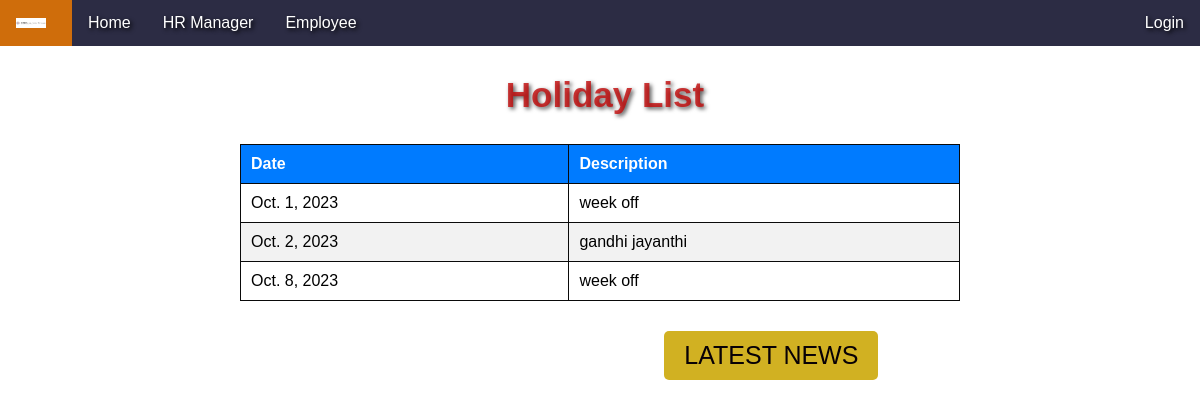
The page /holiday_list/ on the database its author committed.
### hr_app/models.py (models this page shows, shortened)
class Holiday(models.Model):
    date = models.DateField()
    description = models.TextField()

### hr_app/views.py (the view)
# urls.py: path('holiday_list/', views.holiday_list, name='List'),
def holiday_list(request):
    holidays = models.Holiday.objects.all().order_by('date')
    return render(request, 'hr_app/holiday_list.html', {'holidays': holidays})

### templates/hr_app/holiday_list.html (shortened to what this page needs)
<!DOCTYPE html>
{% include 'hr_app/nav.html' %}
{%load static%}
<html lang="en">
<head>
    <link rel="stylesheet" href="{% static 'css/style1.css'%}">
</head>
<body>
    <center><h2 class="h3" style="font-size: 35px">Holiday List</h2></center>
    <table>
        <thead>
            <tr>
                <th>Date</th>
                <th>Description</th>
            </tr>
        </thead>
        <tbody>
            {% for holiday in holidays %}
                <tr>
                    <td>{{ holiday.date }}</td>
                    <td>{{ holiday.description }}</td>
                </tr>
            {% empty %}
                <tr>
                    <td colspan="2">No holidays found.</td>
                </tr>
            {% endfor %}
        </tbody>
    </table>
    <div class=" div">
        <div class="button-container">
            <a href="/news_list"><button class="button">LATEST NEWS</button></a>
        </div>
        </div>
</body>
</html>

### static/css/style1.css (style rules this page uses)
body { margin: 0; padding: 0; font-family: Arial, sans-serif; }
.h3 { font-size: 30px; color: #c10b0bce; padding-left: 10px; font-weight: bold; text-shadow: 2px 2px 4px rgba(0, 0, 0, 0.666); }

### templates/hr_app/nav.html (style rules this page uses)
body { margin: 0; padding: 0; font-family: Arial, sans-serif; }

### templates/hr_app/holiday_list.html (style rules this page uses)
table { border-collapse: collapse; width: 60%; margin: 20px auto; }
table, th, td { border: 1px solid #0a0a0a; }
th { background-color: #007bff; color: #fff; text-align: left; padding: 10px; }
tr:nth-child(even) { background-color: #f2f2f2; }
td { padding: 10px; }
.div { height: 20vh; margin: 0; }
.button-container { text-align: center;padding-left: 23%; }
.button { display: inline-block; padding: 10px 20px; background-color: #d1b122; color: #080106; border: none; border-radius: 5px; margin: 10px; cursor: pointer; text-decoration: none; font-size: 25px; }

### rows shown on the page
Holiday: date "Oct. 1, 2023", description "week off"
Holiday: date "Oct. 2, 2023", description "gandhi jayanthi"
Holiday: date "Oct. 8, 2023", description "week off"
